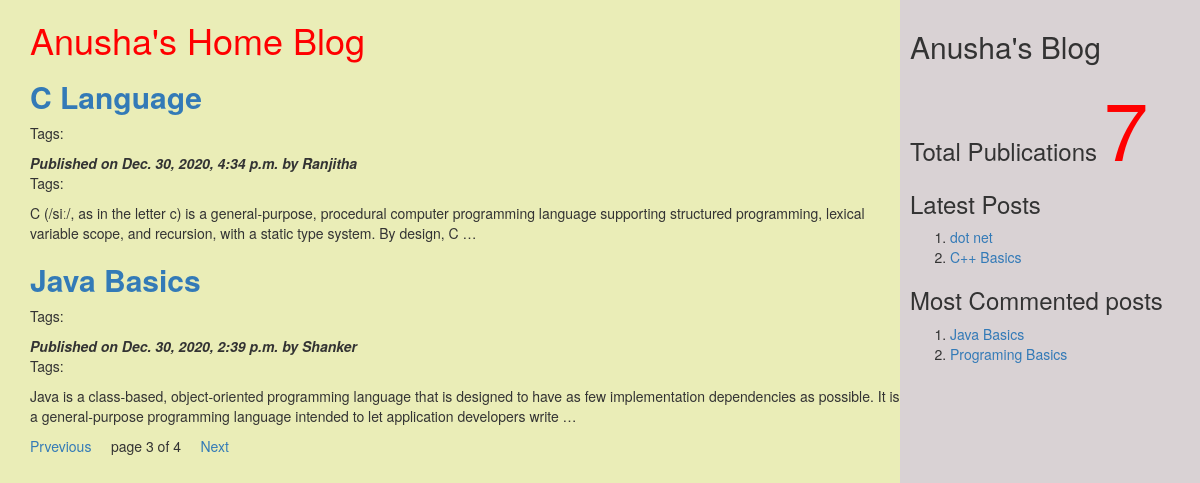
/?page=3, run on the app's committed database.
### myApp/models.py (models this page shows, shortened)
class Post(models.Model):
    tags=TaggableManager()
    STATUS_CHOICES=(('draft','Draft'),('published','Published'))
    title=models.CharField(max_length=200)
    slug=models.SlugField(max_length=264,unique_for_date='publish')
    author=models.ForeignKey(User,related_name='blog_posts',on_delete=models.CASCADE)
    body=models.TextField()
    publish=models.DateTimeField(default=timezone.now)
    created=models.DateTimeField(auto_now_add=True)
    updated=models.DateTimeField(auto_now=True)
    status=models.CharField(max_length=20,choices=STATUS_CHOICES,default='draft')
    objects=CustomManager()
    class Meta:
        ordering=('-publish',)
    def get_absolute_url(self):
        return reverse('post_detail',args=[self.publish.year,self.publish.strftime('%m'),self.publish.strftime('%d'),self.slug])

### myApp/views.py (the view)
# urls.py: url(r'^$',views.post_list_view),
def post_list_view(request,tag_slug=None):
    post_list=Post.objects.all()
    tag=None
    if tag_slug:
        tag=get_object_or_404(Tag,slug=tag_slug) #provided slug
        post_list=post_list.filter(tags__in=[tag])
    paginator=Paginator(post_list,2) #step1
    page_number=request.GET.get('page')#step2
    try:
        post_list=paginator.page(page_number)#step2
    except PageNotAnInteger:
        post_list=paginator.page(1)#step3
    except EmptyPage:
        post_list=Paginator.page(paginator.num_pages) #page4
    d={'post_list':post_list,'tag':tag}
    return render(request,'myApp/post_list.html',d)

### myApp/models.py (called while the page is built)
    def get_queryset(self):
        return super().get_queryset().filter(status='published')

### myApp/templatetags/mytags.py (called while the page is built)
@register.simple_tag
def total_posts():
    return Post.objects.count()

@register.inclusion_tag('myApp/latest_post.html')
def show_latest_posts(count=3):
    latest_post=Post.objects.order_by('-publish')[:count]
    return {'latest_posts':latest_post}

@register.simple_tag
def get_most_commented_posts(count=2):
    return Post.objects.annotate(total_comments=Count('comments')).order_by('-total_comments')[:count]

### templates/myApp/post_list.html (shortened to what this page needs)
<!DOCTYPE html>
<html lang="en" dir="ltr">
{%extends 'myApp/parent.html'%}
    {% block content_block%}
    <h1 style="color:red">Anusha's Home Blog</h1>
    {%for post in post_list%}
    <a href="{{post.get_absolute_url}}"><h2><b>{{post.title}}</b></h2></a>
    <p>Tags:
      </p>
    <i><b>Published on {{post.publish}} by {{post.author|title}}</b></i>
    <p>Tags:{{post.tags.all|join:', '}}</p>
    {{post.body|truncatewords:30|linebreaks}}
    {%endfor%}
    {%include 'myApp/pagination.html' with page=post_list%}
    {%endblock%}

### templates/myApp/parent.html (shortened to what this page needs)
<html>
{% load mytags %}
  <head>
    <link rel="stylesheet" href="https://maxcdn.bootstrapcdn.com/bootstrap/3.3.7/css/bootstrap.min.css">
  </head>
  <body>
    <div class="content" style="width:75%;float:left;background-color:#eaedb7;height:1000px;padding:0 0 0 30px">
              {%block content_block%}
              {%endblock%}
    </div>
    <div class="sidebar" style="width:25%;float:right;background-color:#d9d2d4;height:1000px;padding:10px">
      <h2>Anusha's Blog</h2>
      <h3> Total Publications
        <span style="color:red; font-size:80px">
        {% total_posts %}
        </span>
        <h3>Latest Posts </h3>
        {%show_latest_posts 2%}
        <h3>Most Commented posts</h3>
        {% get_most_commented_posts as m %}
        <ol>
          {% for post in m%}
          <li><a href="{{post.get_absolute_url}}">{{post.title}}</a></li>
          {%endfor%}
        </ol>
  </body>
</html>

### templates/myApp/latest_post.html
<!DOCTYPE html>
  <body>
    <ol>
    {%for post in latest_posts %}
    <li><a href="{{post.get_absolute_url}}">{{post.title}}</a></li>
    {%endfor%}
      </ol>
  </body>
</html>

### data on the page
Post: title "C Language", publish "Dec. 30, 2020, 4:34 p.m.", author "Ranjitha", body "C (/siː/, as in the letter c) is a general-purpose, procedural computer programming language supporting structured programming, lexical variable scope, and recursion, with a static type system. By design, C …"
Post: title "Java Basics", publish "Dec. 30, 2020, 2:39 p.m.", author "Shanker", body "Java is a class-based, object-oriented programming language that is designed to have as few implementation dependencies as possible. It is a general-purpose programming language intended to let application developers write …"
Post: title "dot net"
Post: title "C++ Basics"
Post: title "Programing Basics"

### other printed values
{{ page.number }} "3"
{{ page.paginator.num_pages }} "4"
